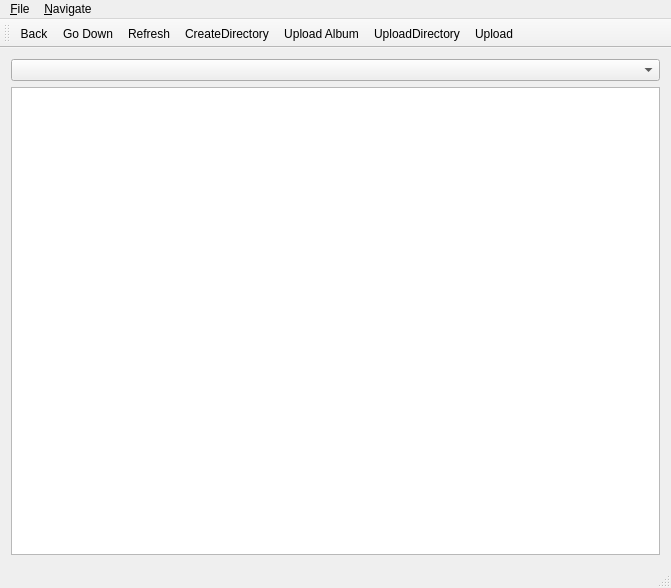
<?xml version="1.0" encoding="UTF-8"?>
<ui version="4.0">
 <class>MainWindow</class>
 <widget class="QMainWindow" name="MainWindow">
  <property name="geometry">
   <rect>
    <x>0</x>
    <y>0</y>
    <width>671</width>
    <height>588</height>
   </rect>
  </property>
  <property name="windowTitle">
   <string>Android File Transfer for Linux</string>
  </property>
  <widget class="QWidget" name="centralWidget">
   <layout class="QVBoxLayout" name="verticalLayout">
    <item>
     <widget class="QComboBox" name="storageList"/>
    </item>
    <item>
     <widget class="QListView" name="listView">
      <property name="font">
       <font>
        <weight>50</weight>
        <bold>false</bold>
       </font>
      </property>
      <property name="contextMenuPolicy">
       <enum>Qt::CustomContextMenu</enum>
      </property>
      <property name="acceptDrops">
       <bool>true</bool>
      </property>
      <property name="showDropIndicator" stdset="0">
       <bool>false</bool>
      </property>
      <property name="dragDropMode">
       <enum>QAbstractItemView::DropOnly</enum>
      </property>
      <property name="defaultDropAction">
       <enum>Qt::CopyAction</enum>
      </property>
      <property name="selectionMode">
       <enum>QAbstractItemView::ExtendedSelection</enum>
      </property>
      <property name="uniformItemSizes">
       <bool>true</bool>
      </property>
     </widget>
    </item>
   </layout>
  </widget>
  <widget class="QMenuBar" name="menuBar">
   <property name="geometry">
    <rect>
     <x>0</x>
     <y>0</y>
     <width>671</width>
     <height>32</height>
    </rect>
   </property>
   <widget class="QMenu" name="menuFile">
    <property name="title">
     <string>&amp;File</string>
    </property>
    <addaction name="actionRename"/>
    <addaction name="actionDownload"/>
    <addaction name="actionDelete"/>
    <addaction name="actionRefresh"/>
    <addaction name="separator"/>
    <addaction name="actionCreateDirectory"/>
    <addaction name="separator"/>
    <addaction name="actionPaste"/>
    <addaction name="separator"/>
    <addaction name="actionExit"/>
   </widget>
   <widget class="QMenu" name="menuNavigate">
    <property name="title">
     <string>&amp;Navigate</string>
    </property>
    <addaction name="actionBack"/>
    <addaction name="actionGo_Down"/>
   </widget>
   <addaction name="menuFile"/>
   <addaction name="menuNavigate"/>
  </widget>
  <widget class="QToolBar" name="mainToolBar">
   <attribute name="toolBarArea">
    <enum>TopToolBarArea</enum>
   </attribute>
   <attribute name="toolBarBreak">
    <bool>false</bool>
   </attribute>
   <addaction name="actionBack"/>
   <addaction name="actionGo_Down"/>
   <addaction name="actionRefresh"/>
   <addaction name="actionCreateDirectory"/>
   <addaction name="actionUpload_Album"/>
   <addaction name="actionUploadDirectory"/>
   <addaction name="actionUpload"/>
  </widget>
  <widget class="QStatusBar" name="statusBar"/>
  <action name="actionUpload">
   <property name="text">
    <string>Upload</string>
   </property>
   <property name="shortcut">
    <string>Ctrl+U</string>
   </property>
  </action>
  <action name="actionCreateDirectory">
   <property name="icon">
    <iconset theme="folder-new">
     <normaloff>.</normaloff>.</iconset>
   </property>
   <property name="text">
    <string>&amp;CreateDirectory</string>
   </property>
   <property name="shortcut">
    <string>Ctrl+N</string>
   </property>
  </action>
  <action name="actionUploadDirectory">
   <property name="text">
    <string>UploadDirectory</string>
   </property>
  </action>
  <action name="actionBack">
   <property name="icon">
    <iconset theme="go-previous">
     <normaloff>.</normaloff>.</iconset>
   </property>
   <property name="text">
    <string>&amp;Back</string>
   </property>
   <property name="shortcut">
    <string>Backspace</string>
   </property>
  </action>
  <action name="actionGo_Down">
   <property name="icon">
    <iconset theme="go-next">
     <normaloff>.</normaloff>.</iconset>
   </property>
   <property name="text">
    <string>&amp;Go Down</string>
   </property>
   <property name="shortcut">
    <string>Return</string>
   </property>
  </action>
  <action name="actionUpload_Album">
   <property name="text">
    <string>Upload Album</string>
   </property>
  </action>
  <action name="actionRename">
   <property name="icon">
    <iconset theme="edit-rename">
     <normaloff>.</normaloff>.</iconset>
   </property>
   <property name="text">
    <string>&amp;Rename</string>
   </property>
   <property name="shortcut">
    <string>F2</string>
   </property>
  </action>
  <action name="actionDelete">
   <property name="icon">
    <iconset theme="edit-delete">
     <normaloff>.</normaloff>.</iconset>
   </property>
   <property name="text">
    <string>D&amp;elete</string>
   </property>
   <property name="shortcut">
    <string>Del</string>
   </property>
  </action>
  <action name="actionDownload">
   <property name="icon">
    <iconset theme="download">
     <normaloff>.</normaloff>.</iconset>
   </property>
   <property name="text">
    <string>&amp;Download</string>
   </property>
   <property name="shortcut">
    <string>Ctrl+D</string>
   </property>
  </action>
  <action name="actionExit">
   <property name="text">
    <string>E&amp;xit</string>
   </property>
   <property name="shortcut">
    <string>Ctrl+Q</string>
   </property>
  </action>
  <action name="actionRefresh">
   <property name="icon">
    <iconset theme="view-refresh">
     <normaloff>.</normaloff>.</iconset>
   </property>
   <property name="text">
    <string>Re&amp;fresh</string>
   </property>
   <property name="shortcut">
    <string>F5</string>
   </property>
  </action>
  <action name="actionPaste">
   <property name="text">
    <string>&amp;Paste</string>
   </property>
   <property name="shortcut">
    <string>Ctrl+V</string>
   </property>
  </action>
 </widget>
 <layoutdefault spacing="6" margin="11"/>
 <resources/>
 <connections>
  <connection>
   <sender>actionExit</sender>
   <signal>triggered()</signal>
   <receiver>MainWindow</receiver>
   <slot>close()</slot>
   <hints>
    <hint type="sourcelabel">
     <x>-1</x>
     <y>-1</y>
    </hint>
    <hint type="destinationlabel">
     <x>335</x>
     <y>293</y>
    </hint>
   </hints>
  </connection>
 </connections>
</ui>
